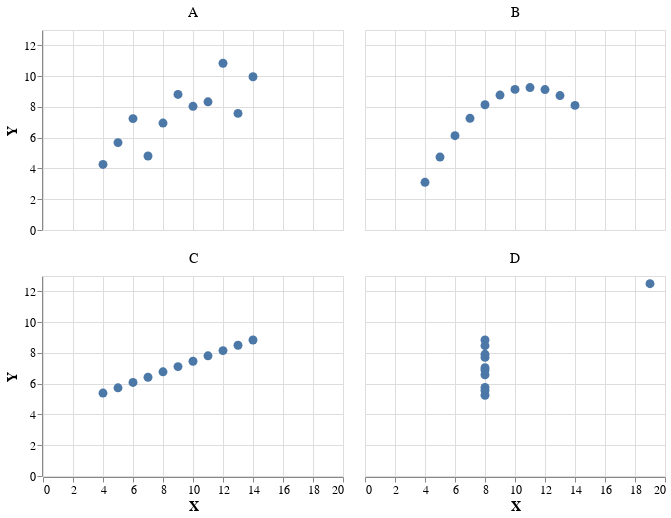

The code cell stored with this chart in its notebook:
### Markdown cell above
#### Plotting the data immediately reveals patterns in the data 

So if you can't really see any patterns in the data
and the statistical summaries are the same,
that must mean that the four sets are pretty similar, right?
Sounds about right to me so let's go ahead and plot them to have a quick look and...

### Code cell
# Make plot elements easier to see
# This is a bit ugly but there is no faster why,
# maybe we should discuss if we want this in all slide decks
# or just go with the default smaller font.
def bigger_font():
    return {
        'config': {
            'view': {'continuousWidth': 400, 'continuousHeight': 300},
            'legend': {'symbolSize': 14, 'titleFontSize': 14, 'labelFontSize': 14},
            'axis': {'titleFontSize': 14, 'labelFontSize': 12},
            'header': {'titleFontSize': 16, 'labelFontSize': 14},
            'encoding': {'x': {'scale': {'zero': False}}}}}
alt.themes.register('bigger_font', bigger_font)
alt.themes.enable('bigger_font')
(alt.Chart(anscombe).mark_circle(size=80, opacity=1).encode(
    x='X',
    y='Y')
 .properties(width=300, height=200)
 .facet('Set', columns=2)
 .configure_axis(grid=True)
 .configure_header(title=None)
)

### Figure 1 — Vega-Lite specification as saved in the notebook (floating-point values rounded to 4 significant figures)
{"config": {"view": {"continuousWidth": 400, "continuousHeight": 300}, "legend": {"symbolSize": 14, "titleFontSize": 14, "labelFontSize": 14}, "axis": {"titleFontSize": 14, "labelFontSize": 12, "grid": true}, "header": {"titleFontSize": 16, "labelFontSize": 14, "title": null}, "encoding": {"x": {"scale": {"zero": false}}}}, "data": {"name": "data-051f2033b4d9400670ecb01c8ae6e7ad"}, "facet": {"field": "Set", "type": "nominal"}, "spec": {"mark": {"type": "circle", "opacity": 1, "size": 80}, "encoding": {"x": {"field": "X", "type": "quantitative"}, "y": {"field": "Y", "type": "quantitative"}}, "height": 200, "width": 300}, "columns": 2, "$schema": "https://vega.github.io/schema/vega-lite/v5.20.1.json", "datasets": {"data-051f2033b4d9400670ecb01c8ae6e7ad": [{"X": 10, "Y": 8.04, "Set": "A"}, {"X": 8, "Y": 6.95, "Set": "A"}, {"X": 13, "Y": 7.58, "Set": "A"}, {"X": 9, "Y": 8.81, "Set": "A"}, {"X": 11, "Y": 8.33, "Set": "A"}, {"X": 14, "Y": 9.96, "Set": "A"}, {"X": 6, "Y": 7.24, "Set": "A"}, {"X": 4, "Y": 4.26, "Set": "A"}, {"X": 12, "Y": 10.84, "Set": "A"}, {"X": 7, "Y": 4.81, "Set": "A"}, {"X": 5, "Y": 5.68, "Set": "A"}, {"X": 10, "Y": 9.14, "Set": "B"}, {"X": 8, "Y": 8.14, "Set": "B"}, {"X": 13, "Y": 8.74, "Set": "B"}, {"X": 9, "Y": 8.77, "Set": "B"}, {"X": 11, "Y": 9.26, "Set": "B"}, {"X": 14, "Y": 8.1, "Set": "B"}, {"X": 6, "Y": 6.13, "Set": "B"}, {"X": 4, "Y": 3.1, "Set": "B"}, {"X": 12, "Y": 9.13, "Set": "B"}, {"X": 7, "Y": 7.26, "Set": "B"}, {"X": 5, "Y": 4.74, "Set": "B"}, {"X": 10, "Y": 7.46, "Set": "C"}, {"X": 8, "Y": 6.77, "Set": "C"}, {"X": 13, "Y": 8.5, "Set": "C"}, {"X": 9, "Y": 7.11, "Set": "C"}, {"X": 11, "Y": 7.81, "Set": "C"}, {"X": 14, "Y": 8.84, "Set": "C"}, {"X": 6, "Y": 6.08, "Set": "C"}, {"X": 4, "Y": 5.39, "Set": "C"}, {"X": 12, "Y": 8.15, "Set": "C"}, {"X": 7, "Y": 6.42, "Set": "C"}, {"X": 5, "Y": 5.73, "Set": "C"}, {"X": 8, "Y": 6.58, "Set": "D"}, {"X": 8, "Y": 5.76, "Set": "D"}, {"X": 8, "Y": 7.71, "Set": "D"}, {"X": 8, "Y": 8.84, "Set": "D"}, {"X": 8, "Y": 8.47, "Set": "D"}, {"X": 8, "Y": 7.04, "Set": "D"}, {"X": 8, "Y": 5.25, "Set": "D"}, {"X": 19, "Y": 12.5, "Set": "D"}, {"X": 8, "Y": 5.56, "Set": "D"}, {"X": 8, "Y": 7.91, "Set": "D"}, {"X": 8, "Y": 6.89, "Set": "D"}]}}
